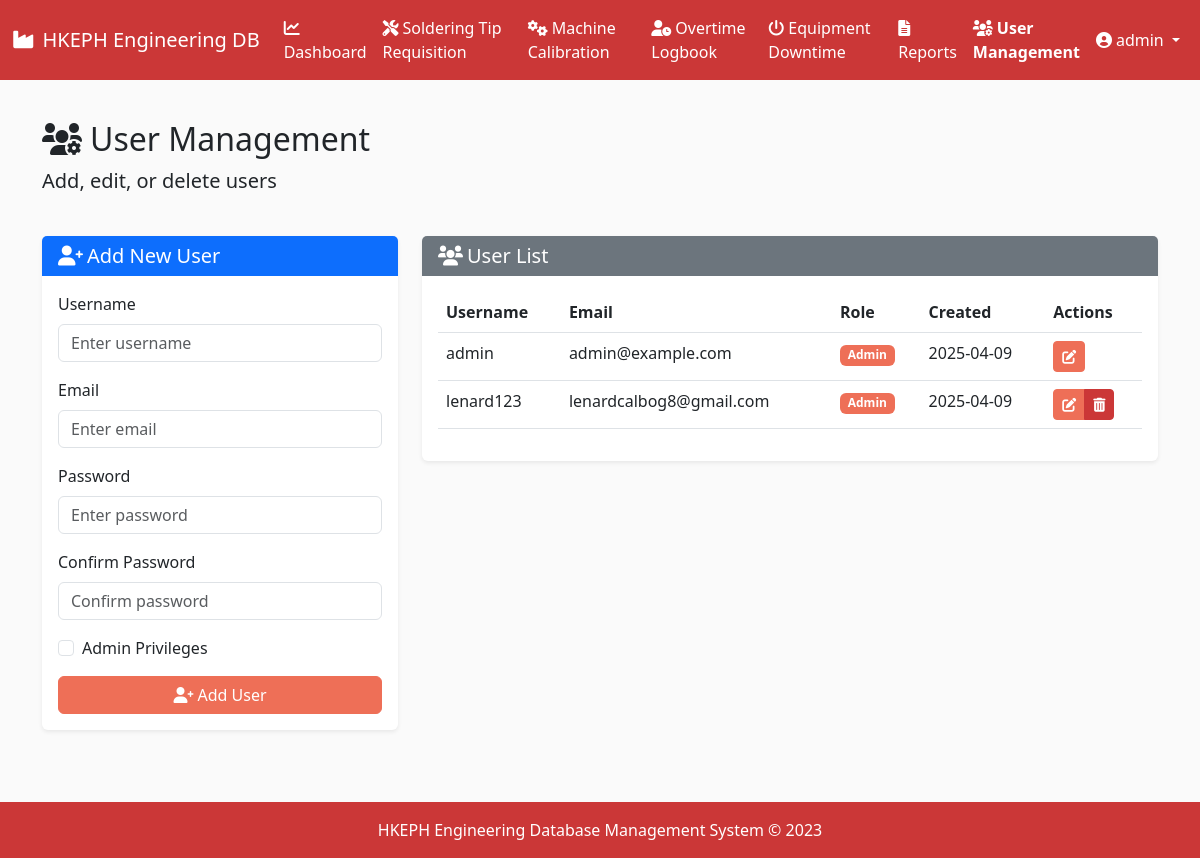
Page /users (signed in) on the earlier database version.
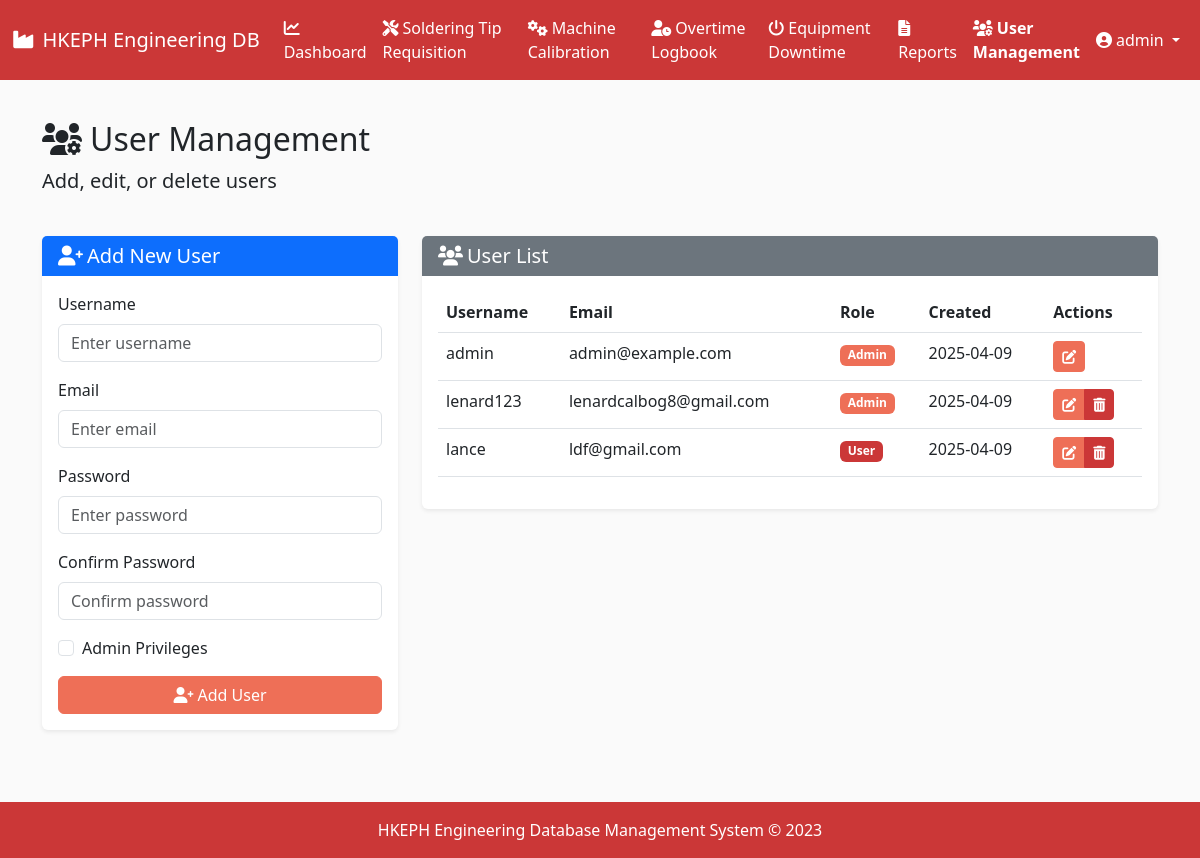
Same page on the later database version.
### models.py (models this page shows, shortened)
class User(UserMixin, db.Model):
    id = db.Column(db.Integer, primary_key=True)
    username = db.Column(db.String(64), unique=True, nullable=False)
    email = db.Column(db.String(120), unique=True, nullable=False)
    password_hash = db.Column(db.String(256), nullable=False)
    is_admin = db.Column(db.Boolean, default=False)
    date_created = db.Column(db.DateTime, default=datetime.utcnow)

### routes.py (the view)
@app.route('/users')
@login_required
def user_management():
    if not current_user.is_admin:
        flash('Access denied. Admin privileges required.', 'danger')
        return redirect(url_for('dashboard'))
    users = User.query.all()
    form = UserForm()
    return render_template('user_management.html', users=users, form=form)

### forms.py
class UserForm(FlaskForm):
    username = StringField('Username', validators=[DataRequired(), Length(min=3, max=64)])
    email = StringField('Email', validators=[DataRequired(), Email(), Length(max=120)])
    password = PasswordField('Password', validators=[Optional(), Length(min=6, max=64)])
    confirm_password = PasswordField('Confirm Password', validators=[
        Optional(),
        EqualTo('password', message='Passwords must match')
    ])
    is_admin = BooleanField('Admin Privileges')

### app.py (called while the page is built)
@login_manager.user_loader
def load_user(user_id):
    return User.query.get(int(user_id))

### templates/user_management.html (shortened to what this page needs)
{% extends 'base.html' %}
{% block content %}
<div class="row mb-4">
    <div class="col">
        <h2><i class="fas fa-users-cog me-2"></i>User Management</h2>
        <p class="lead">Add, edit, or delete users</p>
    </div>
</div>
<div class="row mb-4">
    <div class="col-md-4">
        <div class="card">
            <div class="card-header bg-primary text-white">
                <h5 class="mb-0">
                    {% if edit_user %}
                    <i class="fas fa-user-edit me-1"></i>Edit User
                    {% else %}
                    <i class="fas fa-user-plus me-1"></i>Add New User
                    {% endif %}
                </h5>
            </div>
            <div class="card-body">
                {% if edit_user %}
                <form method="POST" action="{{ url_for('edit_user', user_id=edit_user.id) }}">
                {% else %}
                <form method="POST" action="{{ url_for('add_user') }}">
                {% endif %}
                    <div class="mb-3">
                        <label for="username" class="form-label">Username</label>
                        {{ form.username(class="form-control", placeholder="Enter username") }}
                    </div>
                    <div class="mb-3">
                        <label for="email" class="form-label">Email</label>
                        {{ form.email(class="form-control", placeholder="Enter email") }}
                    </div>
                    <div class="mb-3">
                        <label for="password" class="form-label">
                            Password
                        </label>
                        {{ form.password(class="form-control", placeholder="Enter password") }}
                    </div>
                    <div class="mb-3">
                        <label for="confirm_password" class="form-label">Confirm Password</label>
                        {{ form.confirm_password(class="form-control", placeholder="Confirm password") }}
                    </div>
                    <div class="mb-3 form-check">
                        {{ form.is_admin(class="form-check-input") }}
                        <label class="form-check-label" for="is_admin">Admin Privileges</label>
                    </div>
                    <div class="d-grid gap-2">
                        {% if edit_user %}
                        <button type="submit" class="btn btn-primary">
                            <i class="fas fa-save me-1"></i>Update User
                        </button>
                        <a href="{{ url_for('user_management') }}" class="btn btn-secondary">
                            <i class="fas fa-times me-1"></i>Cancel
                        </a>
                        {% else %}
                        <button type="submit" class="btn btn-primary">
                            <i class="fas fa-user-plus me-1"></i>Add User
                        </button>
                        {% endif %}
                    </div>
                </form>
            </div>
        </div>
    </div>
    <div class="col-md-8">
        <div class="card">
            <div class="card-header bg-secondary text-white">
                <h5 class="mb-0"><i class="fas fa-users me-1"></i>User List</h5>
            </div>
            <div class="card-body">
                <div class="table-responsive">
                    <table class="table table-hover">
                        <thead>
                            <tr>
                                <th>Username</th>
                                <th>Email</th>
                                <th>Role</th>
                                <th>Created</th>
                                <th>Actions</th>
                            </tr>
                        </thead>
                        <tbody>
                            {% for user in users %}
                            <tr>
                                <td>{{ user.username }}</td>
                                <td>{{ user.email }}</td>
                                <td>
                                    {% if user.is_admin %}
                                    <span class="badge bg-primary">Admin</span>
                                    {% else %}
                                    <span class="badge bg-secondary">User</span>
                                    {% endif %}
                                </td>
                                <td>{{ user.date_created.strftime('%Y-%m-%d') }}</td>
                                <td>
                                    <div class="btn-group btn-group-sm" role="group">
                                        <a href="{{ url_for('edit_user', user_id=user.id) }}" class="btn btn-warning">
                                            <i class="fas fa-edit"></i>
                                        </a>
                                        {% if user.id != current_user.id %}
                                        <button type="button" class="btn btn-danger" data-bs-toggle="modal" data-bs-target="#deleteUserModal-{{ user.id }}">
                                            <i class="fas fa-trash-alt"></i>
                                        </button>
                                        {% endif %}
                                    </div>
                                </td>
                            </tr>
                            {% endfor %}
                        </tbody>
                    </table>
                </div>
            </div>
        </div>
    </div>
</div>
{% endblock %}

### templates/base.html (shortened to what this page needs)
<!DOCTYPE html>
<html lang="en" data-bs-theme="light">
<head>
    <link href="https://cdn.jsdelivr.net/npm/bootstrap@5.3.0/dist/css/bootstrap.min.css" rel="stylesheet">
    <link rel="stylesheet" href="https://cdnjs.cloudflare.com/ajax/libs/font-awesome/6.0.0/css/all.min.css">
    <link rel="stylesheet" type="text/css" href="https://cdn.jsdelivr.net/npm/daterangepicker/daterangepicker.css" />
    <link rel="stylesheet" href="{{ url_for('static', filename='css/style.css') }}">
</head>
<body>
    <nav class="navbar navbar-expand-lg" style="background-color: var(--accent-secondary); color: white;">
        <div class="container-fluid">
            <a class="navbar-brand text-white" href="{{ url_for('dashboard') }}">
                <i class="fas fa-industry me-2"></i>HKEPH Engineering DB
            </a>
            <div class="collapse navbar-collapse" id="navbarNav">
                {% if current_user.is_authenticated %}
                <ul class="navbar-nav">
                    <li class="nav-item">
                        <a class="nav-link text-white {% if request.path == url_for('dashboard') %}active fw-bold{% endif %}" href="{{ url_for('dashboard') }}">
                            <i class="fas fa-chart-line me-1"></i>Dashboard
                        </a>
                    </li>
                    <li class="nav-item">
                        <a class="nav-link text-white {% if request.path == url_for('soldering_tips') %}active fw-bold{% endif %}" href="{{ url_for('soldering_tips') }}">
                            <i class="fas fa-tools me-1"></i>Soldering Tip Requisition
                        </a>
                    </li>
                    <li class="nav-item">
                        <a class="nav-link text-white {% if request.path == url_for('machine_calibrations') %}active fw-bold{% endif %}" href="{{ url_for('machine_calibrations') }}">
                            <i class="fas fa-cogs me-1"></i>Machine Calibration
                        </a>
                    </li>
                    <li class="nav-item">
                        <a class="nav-link text-white {% if request.path == url_for('overtime_logbook') %}active fw-bold{% endif %}" href="{{ url_for('overtime_logbook') }}">
                            <i class="fas fa-user-clock me-1"></i>Overtime Logbook
                        </a>
                    </li>
                    <li class="nav-item">
                        <a class="nav-link text-white {% if request.path == url_for('equipment_downtime') %}active fw-bold{% endif %}" href="{{ url_for('equipment_downtime') }}">
                            <i class="fas fa-power-off me-1"></i>Equipment Downtime
                        </a>
                    </li>
                    <li class="nav-item">
                        <a class="nav-link text-white {% if request.path == url_for('reports') %}active fw-bold{% endif %}" href="{{ url_for('reports') }}">
                            <i class="fas fa-file-alt me-1"></i>Reports
                        </a>
                    </li>
                    {% if current_user.is_admin %}
                    <li class="nav-item">
                        <a class="nav-link text-white {% if request.path == url_for('user_management') %}active fw-bold{% endif %}" href="{{ url_for('user_management') }}">
                            <i class="fas fa-users-cog me-1"></i>User Management
                        </a>
                    </li>
                    {% endif %}
                </ul>
                <ul class="navbar-nav ms-auto">
                    <li class="nav-item dropdown">
                        <a class="nav-link dropdown-toggle text-white" href="#" id="navbarDropdown" role="button" data-bs-toggle="dropdown" aria-expanded="false">
                            <i class="fas fa-user-circle me-1"></i>{{ current_user.username }}
                        </a>
                    </li>
                </ul>
                {% endif %}
            </div>
        </div>
    </nav>
    <main class="container mt-4 mb-5 flex-grow-1">
        {% block content %}{% endblock %}
    </main>
    <footer class="py-3 mt-auto" style="background-color: var(--accent-secondary); color: white;">
        <div class="container text-center">
            <p class="mb-0">HKEPH Engineering Database Management System &copy; 2023</p>
        </div>
    </footer>
</body>
</html>

### static/css/style.css (style rules this page uses)
:root { --light-bg: #FAFAFA; --light-secondary: #E3E3E3; --accent-primary: #EE6F57; --accent-secondary: #CB3737; }
html, body { height: 100%; margin: 0; }
body { display: flex; flex-direction: column; min-height: 100vh; }
main { flex: 1 0 auto; }
.card { border: none; box-shadow: 0 0.125rem 0.25rem rgba(0, 0, 0, 0.075); transition: all 0.3s ease; }
.card-header { border-bottom: none; }
.table th { font-weight: 600; border-top: none; }
.btn-primary { background-color: var(--accent-primary); border-color: var(--accent-primary); }
.btn-warning { background-color: var(--accent-primary); border-color: var(--accent-primary); color: white; }
.btn-danger { background-color: var(--accent-secondary); border-color: var(--accent-secondary); }
.badge.bg-primary { background-color: var(--accent-primary) !important; }
.badge.bg-secondary { background-color: var(--accent-secondary) !important; }
.btn-group > .btn { margin-right: 0; }

### templates/base.html (style rules this page uses)
body { background-color: var(--light-bg); }

Differences in the rows shown:
added User: username "lance", email "ldf@gmail.com", is_admin "User", date_created "2025-04-09"
